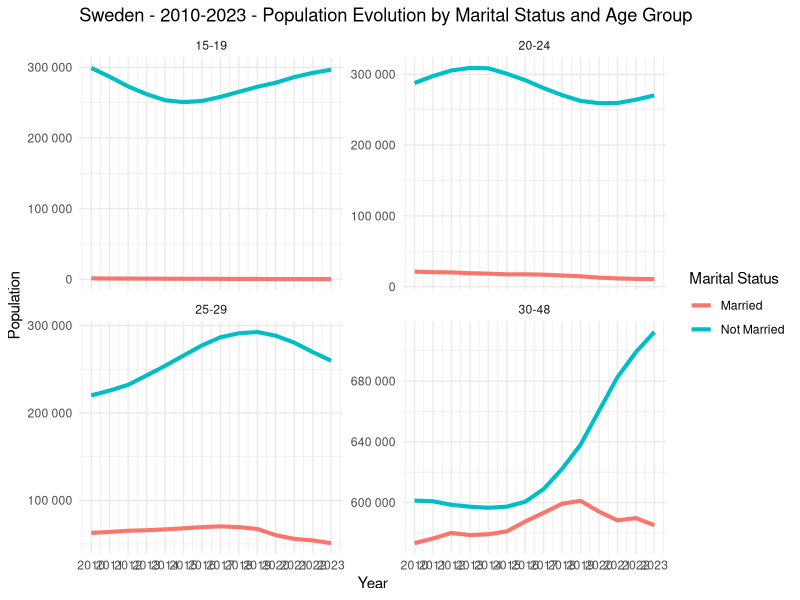

The R script that drew this image:
library(readr)
library(dplyr)
library(stringr)
library(tidyr)
library(scales)

# Read the data
data <- read_csv("2023_update/BE0101N1_20240223-185516.csv")

# Clean the data
data$age <- gsub("\\+", "", data$age)
data$age <- gsub(" years", "", data$age)
data$age <- gsub(" year", "", data$age)
data$age <- as.numeric(data$age)

# Filter the data
filtered_data <- data %>%
  filter(sex == "women", age >= 15, age <= 48)

# Define Marital Status Group
filtered_data$marital_status_group <- ifelse(filtered_data$`marital status` %in% c('divorced', 'single', 'widowers/widows'), 'Not Married', 'Married')

# Define Age Group
filtered_data$age_group <- cut(
  filtered_data$age,
  breaks = c(14, 20, 25, 30, 49),
  labels = c('15-19', '20-24', '25-29', '30-48'),
  right = FALSE
)

# Gather yearly data into long format
yearly_data <- filtered_data %>%
  select(marital_status_group, age_group, starts_with("20")) %>%
  pivot_longer(
    cols = starts_with("20"),
    names_to = "year",
    values_to = "population"
  ) %>%
  mutate(year = as.numeric(year))
stats <- yearly_data %>%
  group_by(marital_status_group, age_group, year) %>%
  summarize(population = sum(population, na.rm = TRUE))
stats <- stats %>%
  filter(year >= 2010)
print(stats)

library(ggplot2)
ggplot(stats, aes(x = year, y = population, color = marital_status_group, group = interaction(marital_status_group, age_group))) +
  geom_line(linewidth = 1.4) +
  facet_wrap(~age_group, scales = 'free_y') +
  scale_y_continuous(labels = label_number()) + # This will ensure y-axis labels are full integers
  labs(title = "Sweden - 2010-2023 - Population Evolution by Marital Status and Age Group",
       x = "Year",
       y = "Population",
       color = "Marital Status") +
  theme_minimal() +
  scale_x_continuous(breaks = 2010:2023)

# Summarize population by age_group and year, regardless of marital_status_group
total_population_by_age_year <- stats %>%
  ungroup() %>% # Remove previous groupings
  group_by(age_group, year) %>%
  summarize(total_population = sum(population, na.rm = TRUE))
total_population_by_age_year <- total_population_by_age_year %>%
  filter(year >= 2010)
  
# Print the new dataframe
print(total_population_by_age_year)

# Write the output
write_csv(total_population_by_age_year, "women_population_by_age_groups_R.csv")